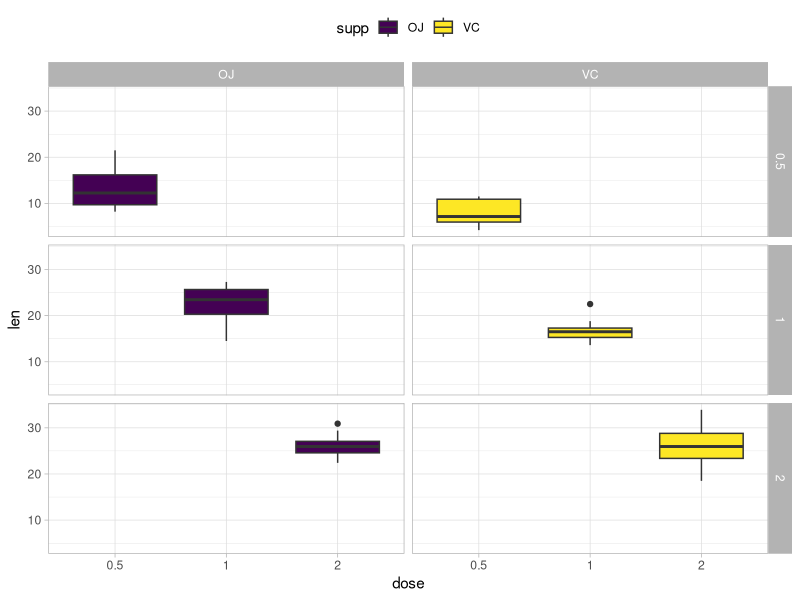
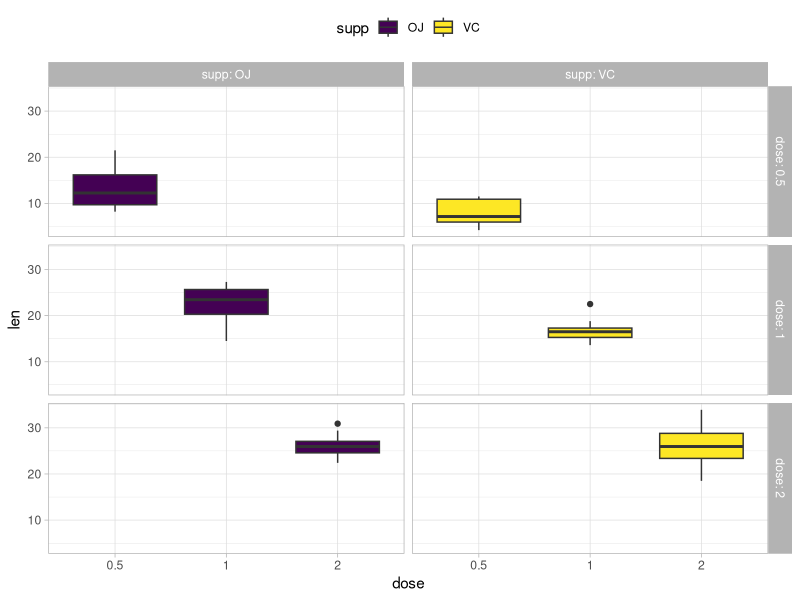
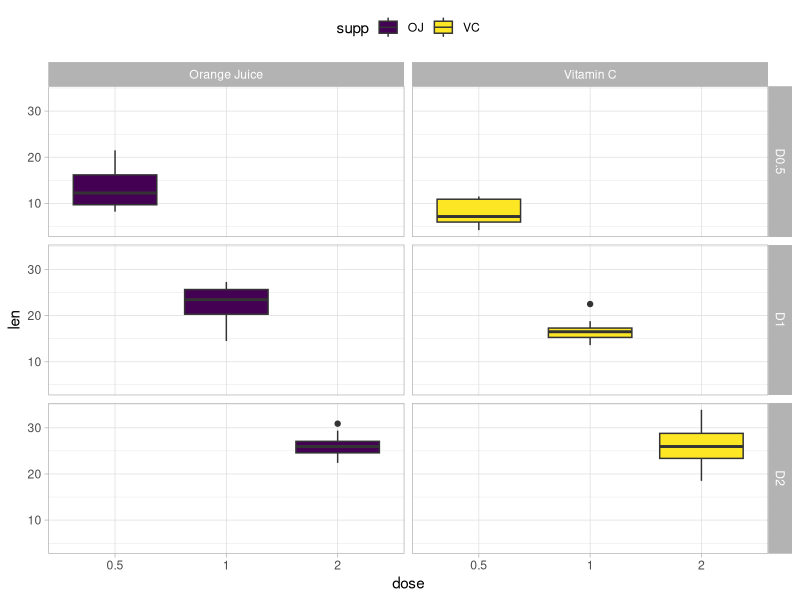
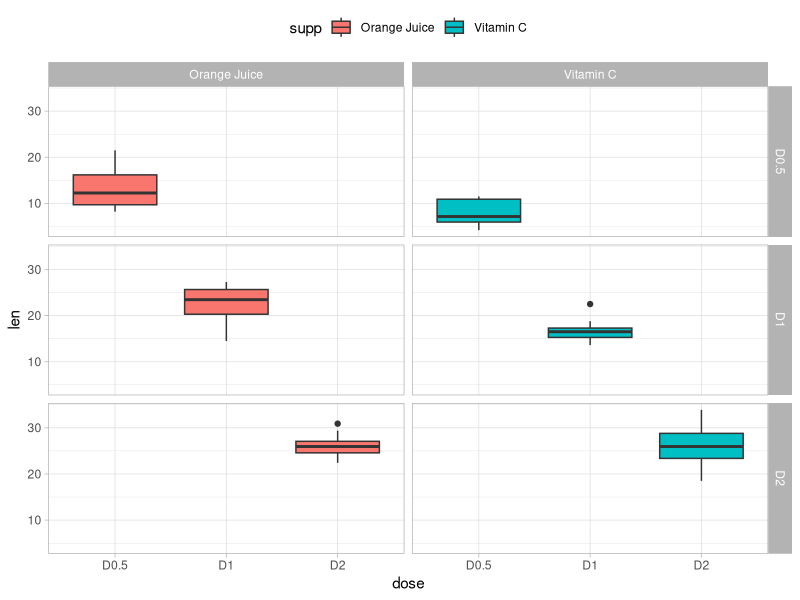
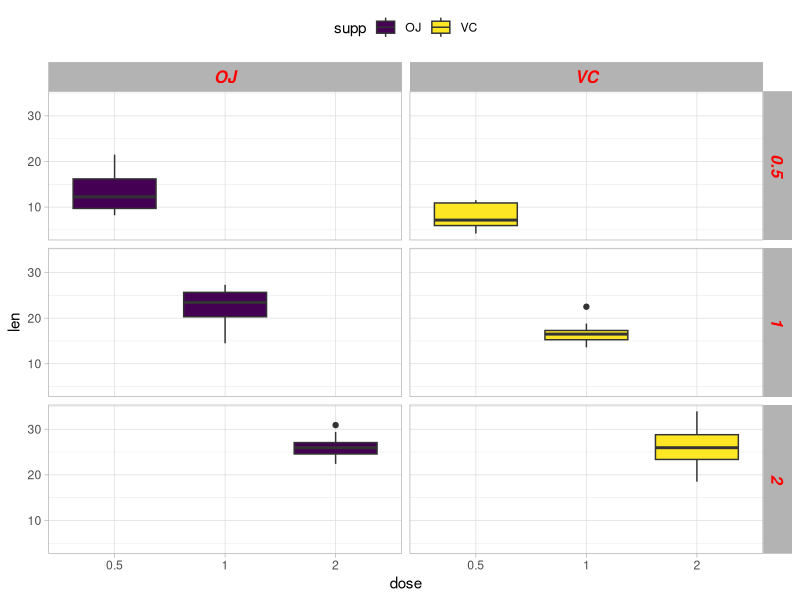
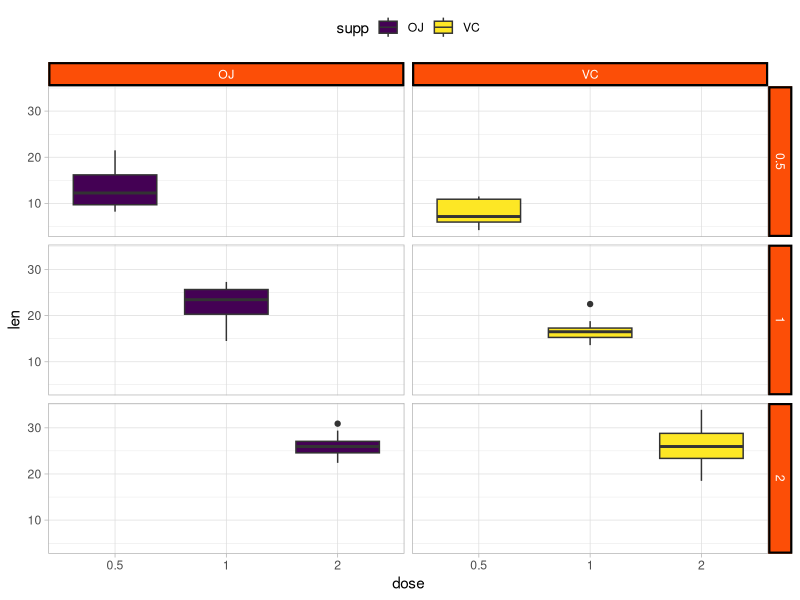
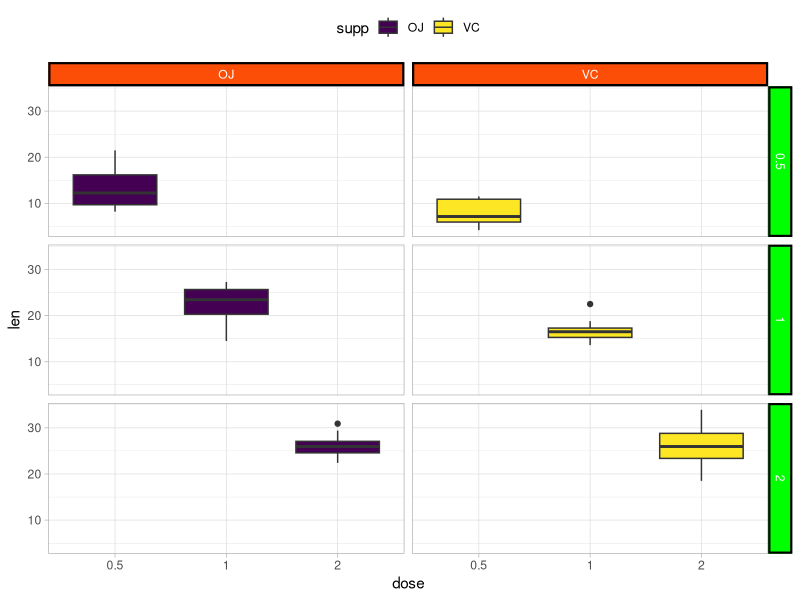
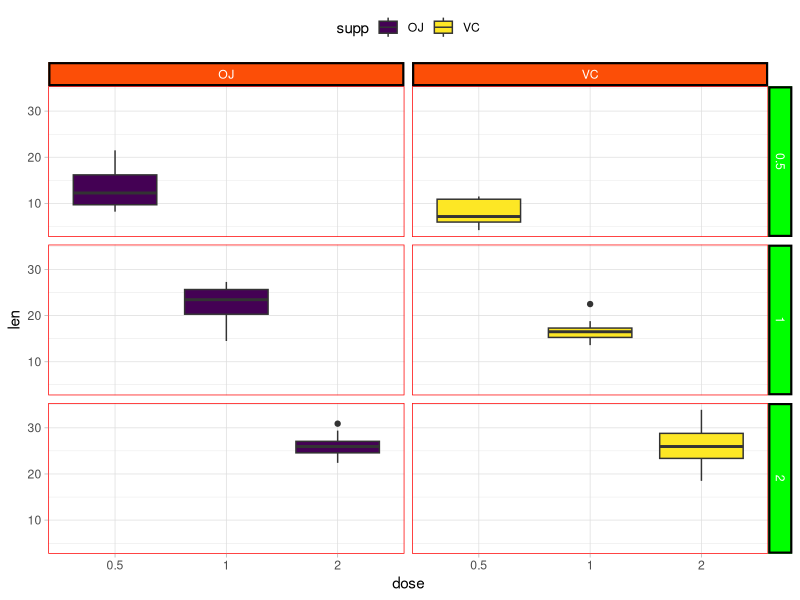

Write the R code that produced these figures, in order.
## ---- chunk 1
library(tidyverse) # tidyverse里面已经包含ggplot2
# library(ggplot2)
theme_set( # 这里是设置接下来默认的theme类型
  theme_light() + theme(legend.position = "top")
  )
## ---- chunk 2
# Load data and convert dose to a factor variable
data("ToothGrowth")
ToothGrowth$dose <- as.factor(ToothGrowth$dose)

# Box plot, facet accordding to the variable dose and supp
p <- ggplot(ToothGrowth, aes(x = dose, y = len)) + 
  geom_boxplot(aes(fill = supp), position = position_dodge(0.9)) +
  scale_fill_viridis_d() 
p + facet_grid(dose ~ supp)
## ---- chunk 3
p + facet_grid(dose ~ supp, labeller = label_both)
## ---- chunk 4
# New facet label names for dose variable
dose.labs <- c("D0.5", "D1", "D2") # 这个是我们希望展示出来的标签名
names(dose.labs) <- c("0.5", "1", "2")  # 这个是我们希望隐藏的标签名

# New facet label names for supp variable
supp.labs <- c("Orange Juice", "Vitamin C") # 这个是我们希望展示出来的标签名
names(supp.labs) <- c("OJ", "VC") # 这个是我们希望隐藏的标签名

# 在下面，使用labeller函数，传递给labeller参数就可以了
# Create the plot
p + facet_grid(
  dose ~ supp, 
  labeller = labeller(dose = dose.labs, supp = supp.labs)
  )
## ---- chunk 5
df <- ToothGrowth
# Modify the data
df$dose <- factor(df$dose, levels = c("0.5", "1", "2"), 
                  labels = c("D0.5", "D1", "D2"))
df$supp <- factor(df$supp, levels = c("OJ", "VC"),
                  labels = c("Orange Juice", "Vitamin C")
                  )
# Create the plot
ggplot(df, aes(x = dose, y = len)) + 
  geom_boxplot(aes(fill = supp)) +
  facet_grid(dose ~ supp)
## ---- chunk 6
# Change facet text font. Possible values for the font style:
  #'plain', 'italic', 'bold', 'bold.italic'.
p + facet_grid(dose ~ supp)+
    theme(
      strip.text.x = element_text(
        size = 12, color = "red", face = "bold.italic"
        ), # 这里设置x轴方向的字体类型，
      strip.text.y = element_text(
        size = 12, color = "red", face = "bold.italic"
        ) # 这里设置y轴方向的字体类型，
      )
## ---- chunk 7
p + facet_grid(dose ~ supp)+
 theme(
   strip.background = element_rect(
     color="black", fill="#FC4E07", size=1.5, linetype="solid"
     )
   )
## ---- chunk 8
p + facet_grid(dose ~ supp)+
 theme(
   strip.background.x = element_rect(
     color="black", fill="#FC4E07", size=1.5, linetype="solid"
     ),
   strip.background.y = element_rect(
     color="black", fill="green", size=1.5, linetype="solid"
     )
   )
## ---- chunk 9
p + facet_grid(dose ~ supp)+
 theme(
   strip.background.x = element_rect(
     color="black", fill="#FC4E07", size=1.5, linetype="solid"
     ),
   strip.background.y = element_rect(
     color="black", fill="green", size=1.5, linetype="solid"
     ),
   panel.border = element_rect(color = 'red')
   )
## ---- chunk 10
p + facet_grid(dose ~ supp)+
 theme(
   strip.background.x = element_rect(
     color="black", fill="#FC4E07", size=1.5, linetype="solid"
     ),
   strip.background.y = element_rect(
     color="black", fill="green", size=1.5, linetype="solid"
     ),
   strip.placement = "outside",
   )
## ---- chunk 11
p + facet_grid(dose ~ supp)+
 theme(
   strip.background.x = element_rect(
     color="black", fill="#FC4E07", size=1.5, linetype="solid"
     ),
   strip.background.y = element_rect(
     color="black", fill="green", size=1.5, linetype="solid"
     ),
   strip.placement = "inside",
   strip.switch.pad.grid = unit(2, "cm"),
   strip.switch.pad.wrap = unit(2, "cm")
   )
## ---- chunk 12
p + facet_grid(dose ~ supp)+
 theme(
   panel.spacing.x = unit(1, "cm"),
   panel.spacing.y = unit(2, "cm")
   )
